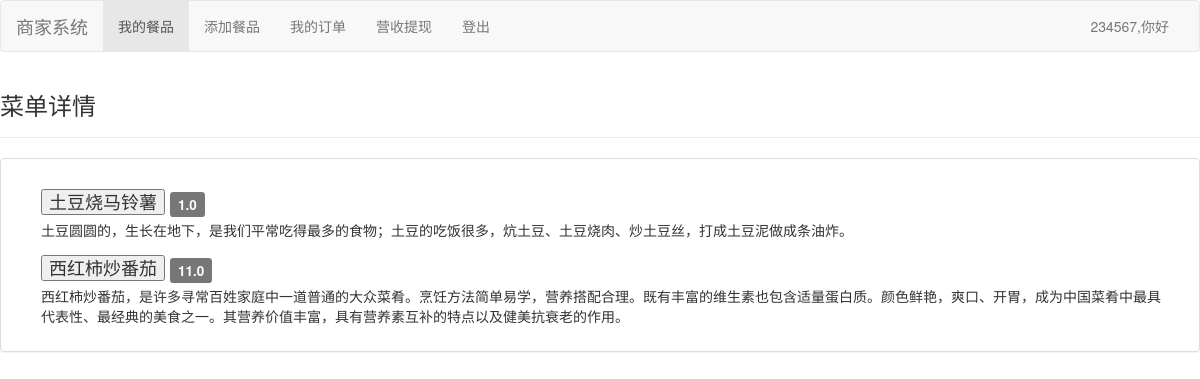
/MerchantSystem/ (signed in), run on an earlier commit of the app's database.
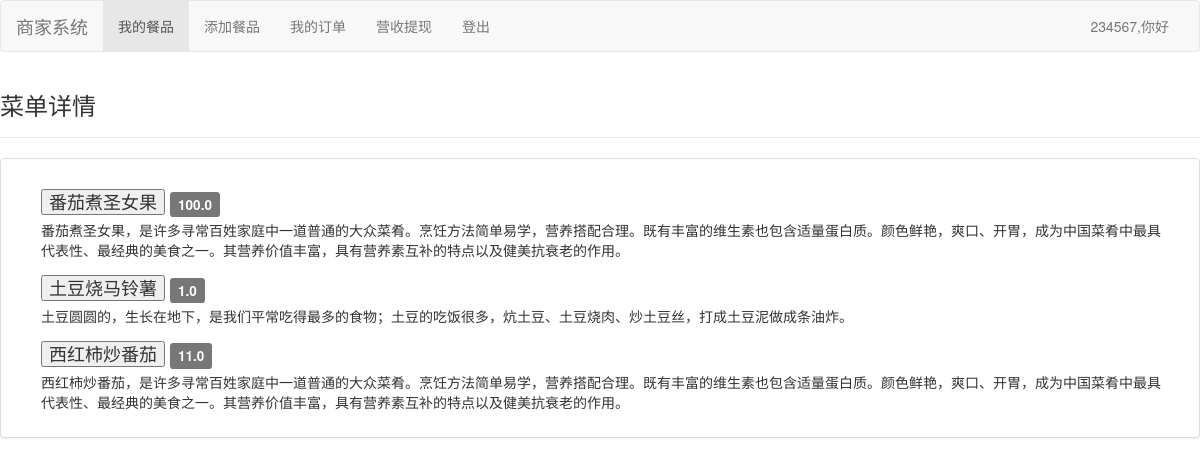
And on a later commit of the database.
### cmdb/models.py (models this page shows)
class Menu(models.Model):
    ID = models.BigAutoField(primary_key=True,editable=False)
    lastEditTime = models.DateTimeField(auto_now_add=True)
    merchantID = models.ForeignKey(Usr, verbose_name="商家账号", on_delete=models.CASCADE,to_field='ID')
    itemName = models.CharField(max_length=20,verbose_name="餐品名")
    itemText = models.TextField(verbose_name="餐品简介")
    price = models.FloatField(verbose_name="餐品价格")
    picture = models.ImageField(verbose_name='餐品图片',null=True,upload_to='img/')
    class Meta:
        db_table = "Menu"
        verbose_name = "餐品数据表"
        ordering=['-lastEditTime']
    pass

### MerchantSystem/views.py (the view)
# urls.py: path('', views.base_view, name = "base"),# 顾客服务系统
def base_view(request):
    if request.session['is_login']:
        user = Usr.objects.get(ID=request.session['user_id'])
        menu = Menu.objects.filter(merchantID=user)
        user_id = request.session['user_id']
        return render(request,'M/base_view.html',{'menu':menu,'user_id':user_id})
    else:
        return redirect('/Login/')

### Templates/M/base_view.html (shortened to what this page needs)
{% extends '../main.html' %} {% block title %} 商家首页 {% endblock title %} {% block brand %}
<a class="navbar-brand" href="/MerchantSystem/">商家系统</a> {% endblock brand %} {% block navigate %}
<li class="active"><a href="/MerchantSystem/">我的餐品<span class="sr-only">(current)</span></a></li>
<li><a href="/MerchantSystem/addDish/">添加餐品</a></li>
<li><a href="/MerchantSystem/dealItem/">我的订单</a></li>
<li><a href="/MerchantSystem/getCash/">营收提现</a></li>
{% endblock navigate %} {% block tableName %}菜单详情 {% endblock tableName %} {% block tableBody %} {% for dish in menu %}
<form action="/MerchantSystem/Dish/{{dish.ID}}/" method="post">
    <li class="media">
        <div class="media-left media-middle">
        </div>
        <div class="media-body">
            <h4 class="media-heading">
                <button type='submit' class=" url" title="菜品详情">
                {{dish.itemName|default:"Null"}}
                </button>
                <span class="label label-default">
                    {{dish.price|default:"Null"}}
                </span>
            </h4>
            {{dish.itemText|default:"Null"}}
        </div>
    </li>
</form>
{% empty %}
<p>暂无数据..</p>
{% endfor %} {% endblock tableBody %}

What changed in the data, as far as the page shows it:
added Menu: itemName "番茄煮圣女果", price "100.0", itemText "番茄煮圣女果，是许多寻常百姓家庭中一道普通的大众菜肴。烹饪方法简单易学，营养搭配合理。既有丰富的维生素也包含适量蛋白质。颜色鲜艳，爽口、开胃，成为中国菜肴中最具代表性、最经典的美食之一。其营养价值丰富，具有营养素互补的特点以及健美抗衰老的作用。"
